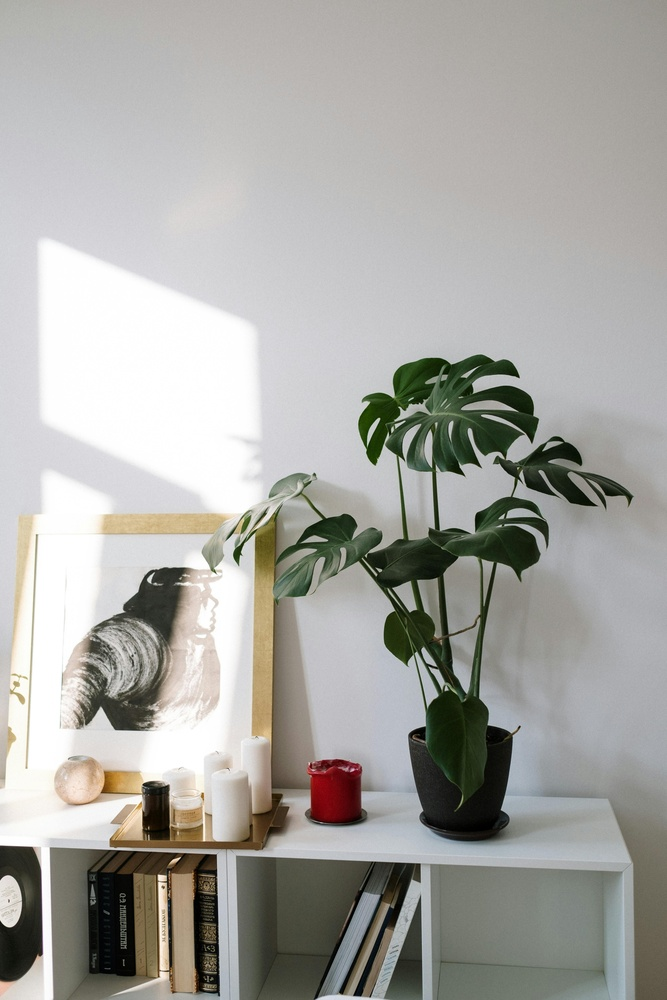
#> input picture images/monstera_deliciosa.jpg, 667 x 1000 px, shrunk from 4063 x 6094 before the run, given in place of  , which was not available
$ python -i find_centroid.py   (imports and definitions only)
#> lines starting #> are read from the running program, lines starting #| are printed output that depends on the picture; after the words box and inside, x2 and y2 are one past the last pixel; in counts of white or black regions, pixels touching at a corner belong together; pictures that were not available may be replaced by others from this repository, and a replacement may not be noted
import cv2
import numpy as np


## started with this method, switched to  YOLO model for better accuracy
#  So i will probably delete this file later
def detect_green_centroid(image):
#> called with image = 'images/monstera_deliciosa.jpg'
    image = " "
    img = cv2.imread(image)
#> img is the input picture: shape (1000, 667, 3); mean B, G, R 162.9, 167.4, 168.1
    if img is None:
        print(f"Error: Could not load image: {image}")
        return None

    hsv = cv2.cvtColor(img, cv2.COLOR_BGR2HSV)
#> hsv: shape (1000, 667, 3); mean H, S, V 51.9, 24.2, 170.8

# 2. define the green range
    lower_green = np.array([35, 40, 40])
    upper_green = np.array([85, 255, 255])

# 3. threshold
    mask = cv2.inRange(hsv, lower_green, upper_green)
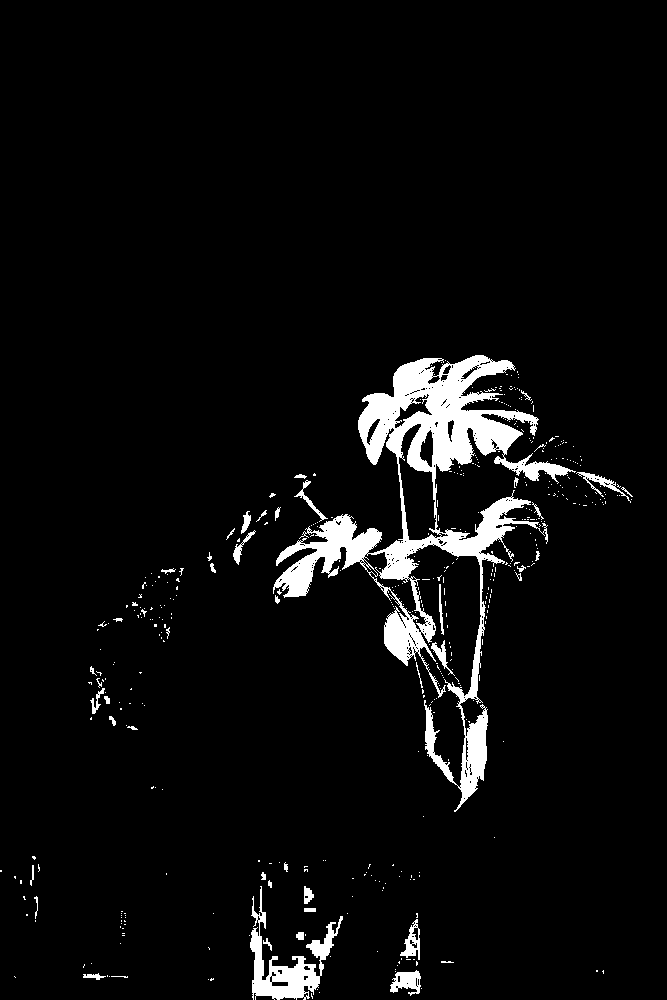
#> mask: shape (1000, 667); 4.8% white; 448 white regions (402 under 20 px), largest, box (x1, y1, x2, y2) and area: (273, 355, 576, 812) 24905, (250, 886, 343, 1000) 2999, (390, 970, 421, 996) 473

    # Clean up noise
    kernel = np.ones((5, 5), np.uint8)
    mask = cv2.morphologyEx(mask, cv2.MORPH_OPEN, kernel)
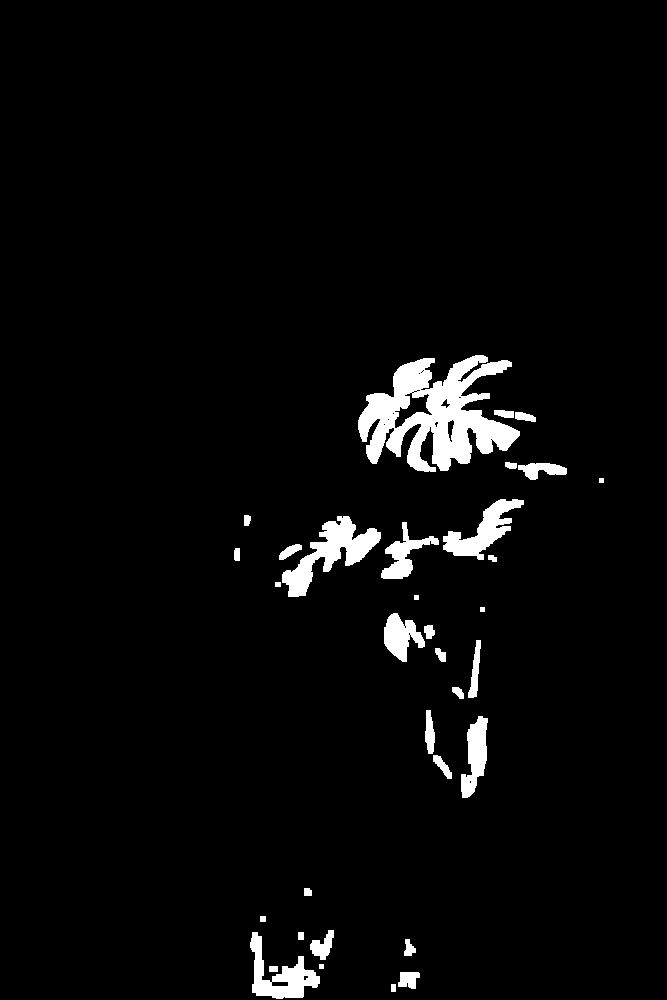
#> mask: shape (1000, 667); 3.5% white; 34 white regions, largest, box (x1, y1, x2, y2) and area: (358, 355, 520, 472) 9801, (282, 516, 381, 597) 2895, (250, 932, 320, 999) 1899
    mask = cv2.morphologyEx(mask, cv2.MORPH_CLOSE, kernel)
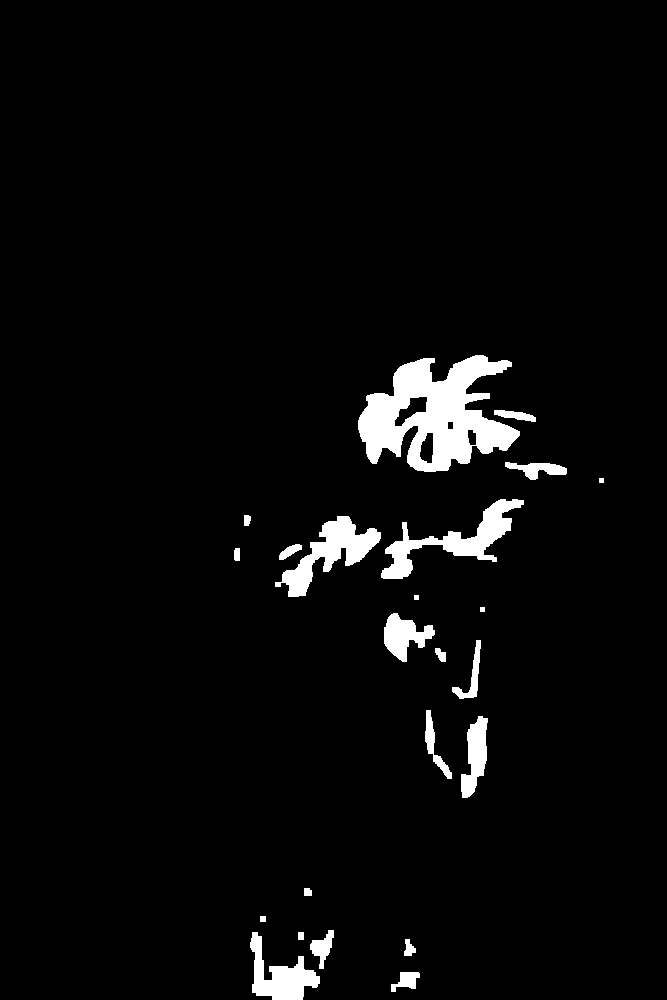
#> mask: shape (1000, 667); 3.7% white; 23 white regions

    contours, _ = cv2.findContours(mask, cv2.RETR_EXTERNAL, cv2.CHAIN_APPROX_SIMPLE)
#> contours = 23 contours, 3 with area under 20; largest, box (x1, y1, x2, y2) and area: (358, 355, 520, 472) 10989, (381, 499, 524, 579) 2954, (275, 516, 381, 597) 2805, (250, 932, 320, 1000) 1992, (384, 613, 435, 662) 1222

    if len(contours) == 0:
        print("No green object detected.")
        return None

    # 4. choose the largest green blob
    largest = max(contours, key=cv2.contourArea)
#> largest = contour of 306 points, box (x1, y1, x2, y2) (358, 355, 520, 472), area 10989

    # 5. compute the centroid
    M = cv2.moments(largest)
#> M = moments, m00 10989, centre m10/m00, m01/m00 = (433.6, 415.7)
    if M["m00"] == 0:
        print("Area too small to compute centroid.")
        return None

    cx = int(M["m10"] / M["m00"])
#> cx = 433
    cy = int(M["m01"] / M["m00"])
#> cy = 415
    centroid = (cx, cy)
#> centroid = (433, 415)
    print("Centroid of green object:", centroid)
#| Centroid of green object: (433, 415)

    return centroid

>>> result = detect_green_centroid('images/monstera_deliciosa.jpg')
#> result = (433, 415)
